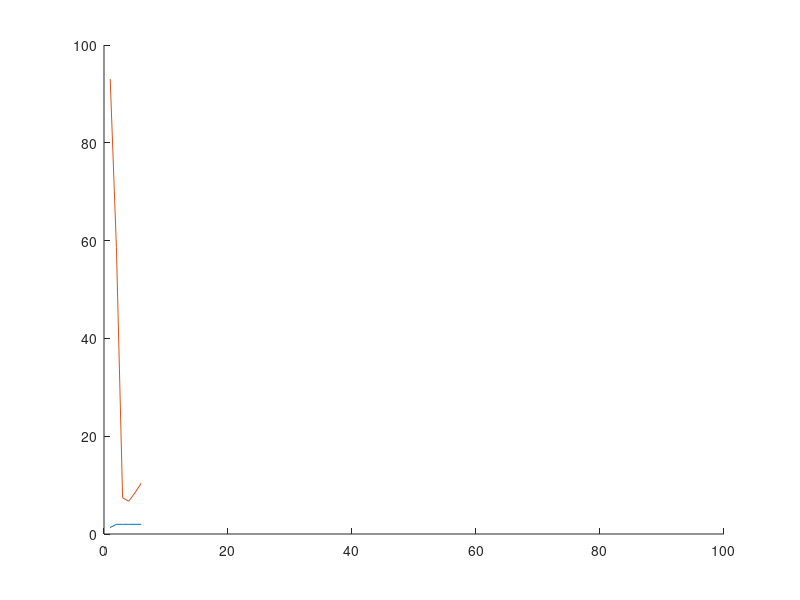

Recreate this plot in MATLAB.
%% Recreation
% Recreating the resuslts from the paper Transmit without Regrets: Online
% Optimization in MIMO-OFDM Cognitive Radio Systems

clear all; close all; clc;

% Initializing Variables
PrimaryUsers = 1; %num primary users
SecondaryUsers = 1; %num secondary users
Users = PrimaryUsers + SecondaryUsers; %total users
Antenna = 2; %num rx/tx antenna per user
T = 100; %time to simulate
t = 1;
Subcarriers = 80; %num subcarriers
primaryP = cell(PrimaryUsers, Subcarriers); %power of primary
secondaryP = cell(SecondaryUsers, Subcarriers); %power of secondary
primaryQ = cell(PrimaryUsers, Subcarriers); %norm sig covar
secondaryQ = cell(SecondaryUsers, Subcarriers); %norm sig covar
noisePower = eye(Antenna); %noise power
H = cell(Users, Users, Subcarriers, T); %channel matrices
nu = 1;
y = cell(SecondaryUsers, Subcarriers);
Y = cell(SecondaryUsers, Subcarriers);
P = 100;
Iters = 1;
rates = zeros(Users,T);

for i = 1:Iters
    % Initialize y and Y
    for secondaryUser = 1:SecondaryUsers
        for subcarrier = 1:Subcarriers
            Y{secondaryUser, subcarrier} = zeros(Antenna);
            y{secondaryUser, subcarrier} = 0;
        end
    end
    
    % Initializing Primary Powers
    % Assuming each primary user only occupies one channel
    for primaryUser = 1:PrimaryUsers
        primchan = randi([1 Subcarriers]);
        for subcarrier = 1:Subcarriers
            if (subcarrier == primchan)
                primaryP{primaryUser, subcarrier} = 1;
            else
                primaryP{primaryUser, subcarrier} = 0;
            end
        end
    end
    
    % Initializing Secondary Powers
    % Each secondary user has access to all the channels but start with the
    % same power on each channel
    for secondaryUser = 1:SecondaryUsers
        for subcarrier = 1:Subcarriers
            secondaryP{secondaryUser, subcarrier} = P * exp(nu*t^(-1/2)*y{secondaryUser, subcarrier});
            divisor = 0;
            for chan = 1:Subcarriers
                divisor = divisor + exp(nu*t^(-1/2)*y{secondaryUser,chan});
            end
            secondaryP{secondaryUser, subcarrier} = secondaryP{secondaryUser, subcarrier} / divisor;
        end
    end
    
    
    
    % Initialize Primary Covariance Matrix
    % Constant over time
    for primaryUser = 1:PrimaryUsers
        for subcarrier = 1:Subcarriers
            primaryQ{primaryUser, subcarrier} = eye(Antenna);
        end
    end
    
    % Initialize Secondary Covariance Matrix
    % Starts as I but can change over time
    for secondaryUser = 1:SecondaryUsers
        for subcarrier = 1:Subcarriers
            secondaryQ{secondaryUser, subcarrier} = exp(nu*t^(-1/2)*Y{secondaryUser, subcarrier})/trace(exp(nu*t^(-1/2)*Y{secondaryUser, subcarrier}));
        end
    end
    
    % Initialize Channel Matrices
    % Assuming stationary for now
    % TODO: update to jakes when I understand that better
    for userFrom = 1:Users
        for userTo = 1:Users
            for subcarrier = 1:subcarrier
                tmpH = normrnd(0, 1, 2, 2)/sqrt(2) + 1i * normrnd(0, 1, 2, 2)/sqrt(2);
                for t = 1:T
                    H{userFrom, userTo, subcarrier, t} = tmpH;normrnd(0, 1, 2, 2)/sqrt(2) + 1i * normrnd(0, 1, 2, 2)/sqrt(2);
                end
            end
        end
    end
    clear primaryUser secondaryUser subcarrier userFrom userTo tmpH;
    
    
    
    
    for t = 1:T
        for secondaryUser = 1:SecondaryUsers
            for subcarrier = 1:Subcarriers
                secondaryP{secondaryUser, subcarrier} = P * exp(nu*t^(-1/2)*y{secondaryUser, subcarrier});
                divisor = 0;
                for chan = 1:Subcarriers
                    divisor = divisor + exp(nu*t^(-1/2)*y{secondaryUser,chan});
                end
                secondaryP{secondaryUser, subcarrier} = secondaryP{secondaryUser, subcarrier} / divisor;
                secondaryQ{secondaryUser, subcarrier} = exp(nu*t^(-1/2)*Y{secondaryUser, subcarrier})/trace(exp(nu*t^(-1/2)*Y{secondaryUser, subcarrier}));
            end
        end
        userP = [primaryP; secondaryP];
        userQ = [primaryQ; secondaryQ];
        for userTo = 1:Users
            rate = 0;
            for subcarrier = 1:Subcarriers
                W = zeros(Antenna);
                for userFrom = 1:Users
                    if (userTo ~= userFrom)
                        tmpH = H{userFrom, userTo, subcarrier, t};
                        W = W + tmpH * (userP{userFrom, subcarrier} .* userQ{userFrom, subcarrier}) * tmpH';
                    end
                end
                W = W + noisePower;
                tmpH = H{userTo, userTo, subcarrier, t};
                tmpP = userP{userTo, subcarrier} * userQ{userTo, subcarrier};
                rateinc = log(det(W + tmpH*tmpP*tmpH')) - log(det(W));
                rate = rate + rateinc;
                if (userTo > PrimaryUsers)
                    h = W^(-1/2) * tmpH;
                    n = userTo - PrimaryUsers;
                    M = h'*(eye(Antenna) + h * tmpP * h')^-1*h;
                    y{n, subcarrier} = y{n,subcarrier} + P *trace(M*userQ{userTo, subcarrier});
                    Y{n,subcarrier} = Y{n, subcarrier} + userP{userTo, subcarrier}*M;
                end
            end
            rates(userTo, t) = rates(userTo, t) + rate;
            
        end
    end
    
    i
end

figure
hold on
for u = 1:Users
    plot(1:T, abs(rates(u, :))/i);
end

